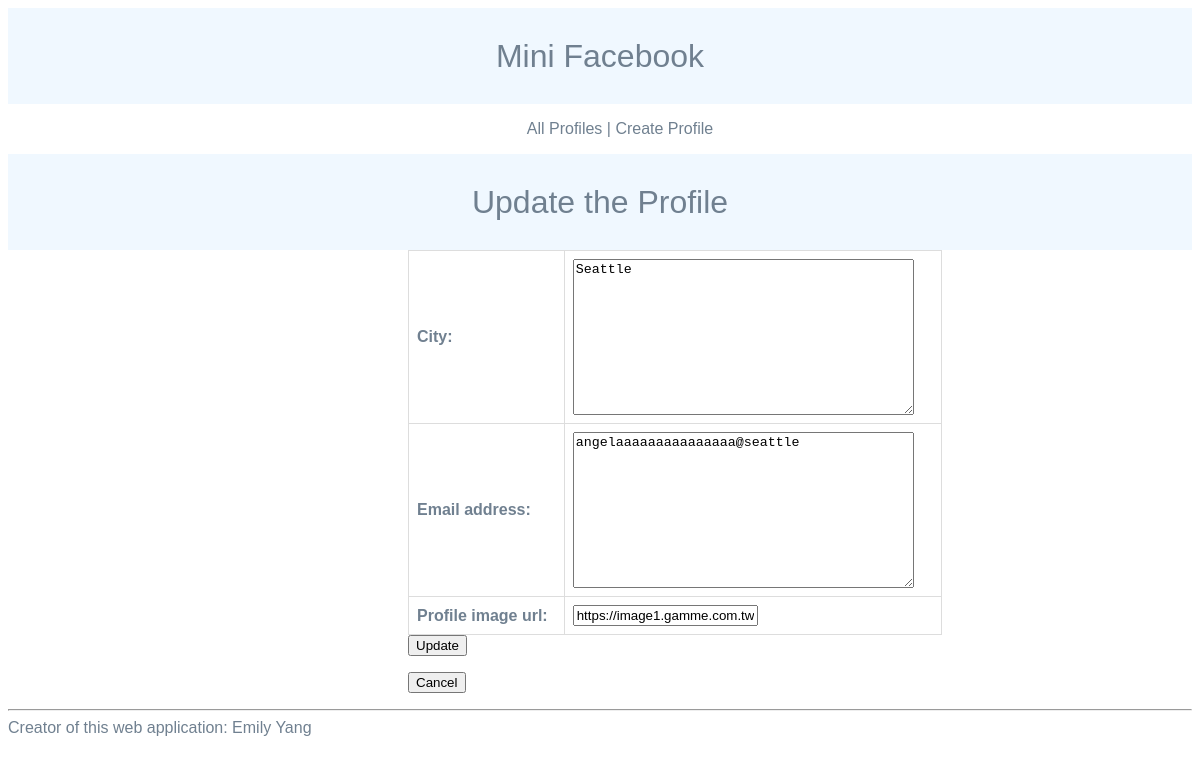
Page /mini_fb/profile/2/update on the earlier database version.
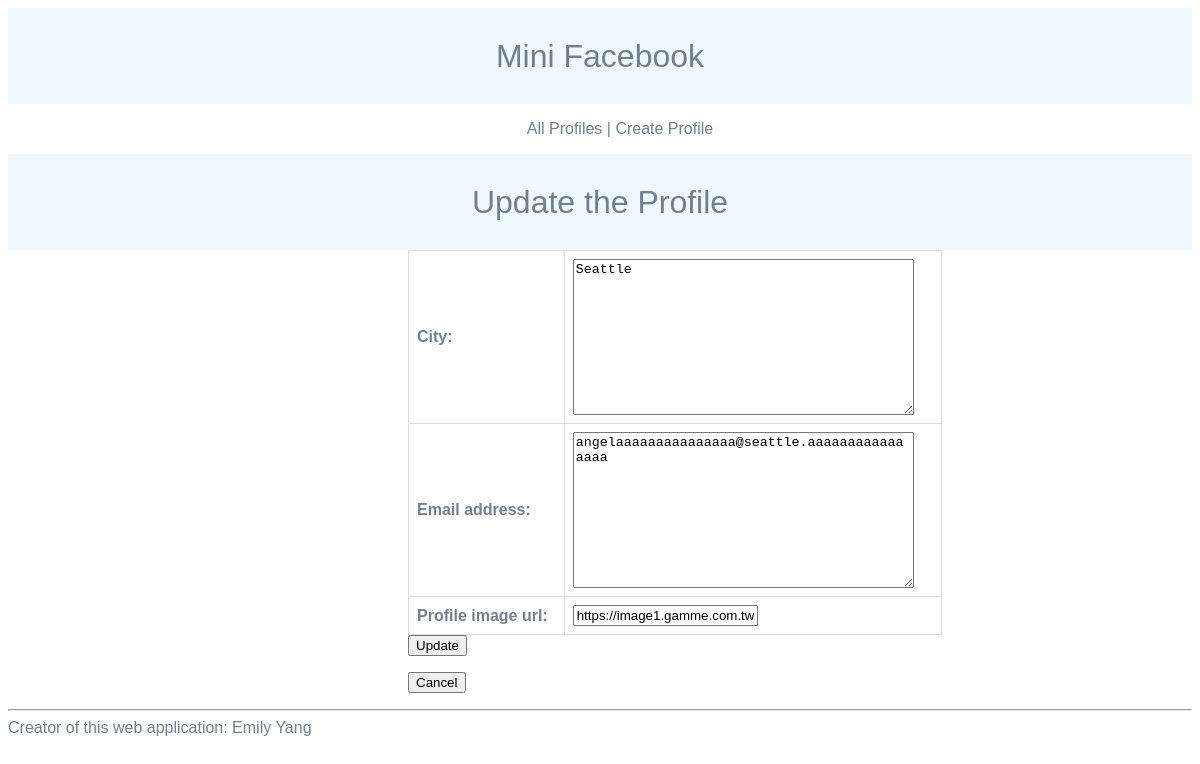
Same page on the later database version.
### mini_fb/models.py (models this page shows, shortened)
class Profile(models.Model):
    first_name = models.TextField(blank=True)
    last_name = models.TextField(blank=True)
    city = models.TextField(blank=True)
    email_address = models.TextField(blank=True)
    profile_image_url = models.URLField(blank=True)
    published = models.DateTimeField(auto_now=True)

### mini_fb/views.py (the view)
# urls.py: path('profile/<int:pk>/update', UpdateProfileView.as_view(), name="update_profile"),
class UpdateProfileView(UpdateView):
    model = Profile
    form_class = UpdateProfileForm
    template_name = "mini_fb/update_profile_form.html"

### mini_fb/forms.py
class UpdateProfileForm(forms.ModelForm):
    class Meta:
        model = Profile
        fields = ['city', 'email_address', 'profile_image_url']

### mini_fb/templates/mini_fb/update_profile_form.html (shortened to what this page needs)
{% extends 'mini_fb/base.html' %}
{% block content %}
<h1>Update the Profile</h1>
<form action="{% url 'update_profile' profile.pk %}" method="POST" enctype="multipart/form-data" style="margin-left: 400px; margin-right: 250px;" >
    <table>
        {{form.as_table}}
    </table>
    <input type="submit" name="submit" value="Update">
</form>
<form action="{% url 'show_profile' profile.pk %}" method='GET' style="margin-left: 400px; margin-right: 250px;">
    <input type="submit" value="Cancel">
</form>
{% endblock %}

Differences in the rows shown:
changed Profile "Seattle": email_address "angelaaaaaaaaaaaaaaa@seattle" → "angelaaaaaaaaaaaaaaa@seattle.aaaaaaaaaaaaaaaa"
